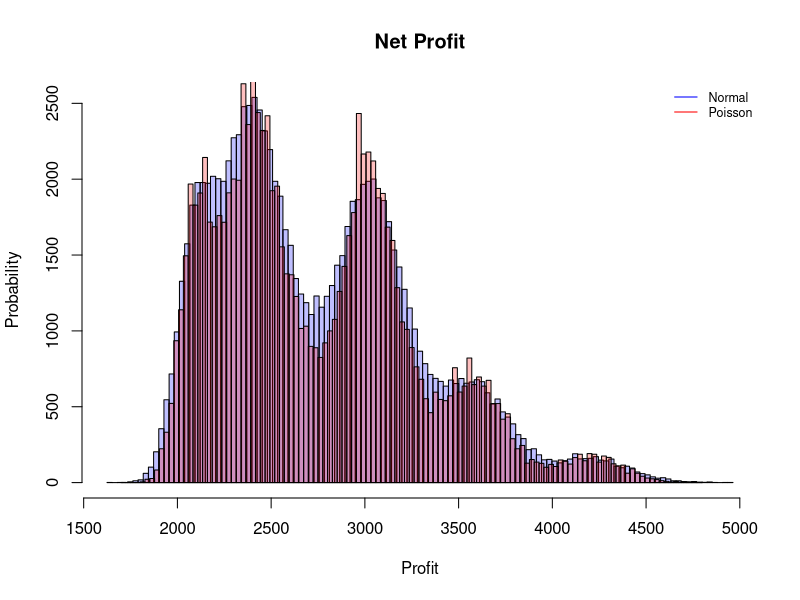

The R script that drew this image:
rlookup <- function(num, data){
  unif <- runif(num)
  f <- function(v) {subset(data, v >= start & v < end)$value}
  sapply(unif, f)
}

profits <- function(num){
  start <- c(.Machine$double.xmin, 0.3, 0.6)
  end <- c(0.3, 0.6, .Machine$double.xmax) # we must finish after 1.0 because runif can generate 1.0
  value <- c(5,3.5, 4)
  data <- data.frame(start, end, value)
  rlookup(num, data)
}

tips <- function(num){
  start <- c(.Machine$double.xmin, 0.5, 0.7, 0.9)
  end <- c(0.5, 0.7, 0.9, .Machine$double.xmax) # we must finish after 1.0 because runif can generate 1.0
  value <- c(0, 0.25, 1, 2)
  data <- data.frame(start, end, value)
  rlookup(num, data)
}

generateHist <- function(data, bins){
  maxm <- max(data)
  minm <- min(data)
  bw <- (maxm - minm)/bins
  breaks <- seq(minm - bw/2, maxm + bw/2, by = bw)
  h <- hist(data, breaks = breaks, freq = FALSE, plot = FALSE)
  h
}

num <- 100000
mean <- 600
sd <- 30
bins <- 120

profit <- profits(num)
tips <- tips(num)

clientArrival <- rnorm(num, mean, sd)
net <- (clientArrival*profit)+(clientArrival*tips)
mean(net)
sd(net)
var(net)
asNormal <- generateHist(net, bins)

clientArrival <- rpois(num, mean)
net <- (clientArrival*profit)+(clientArrival*tips)
mean(net)
sd(net)
var(net)
asPois <- generateHist(net, bins)

plot(asNormal, col=rgb(0,0,1,1/4), main = "", xlab = "Profit", ylab = "Probability")
plot(asPois, col=rgb(1,0,0,1/4), add = T)
legend('topright', c("Normal","Poisson"), lty=1, col=c('blue', 'red'), bty='n', cex=.75)
title(main = "Net Profit")

